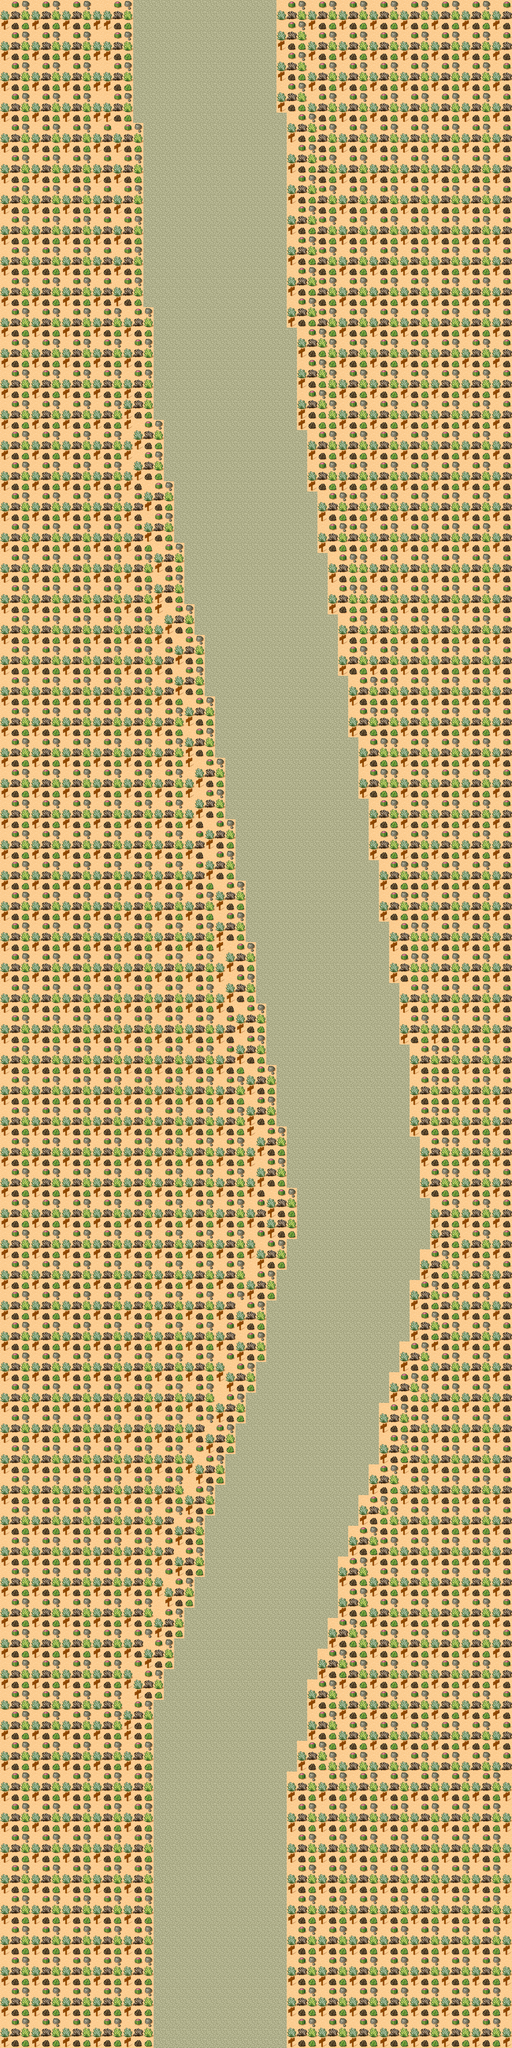

A 2D game scene composited from a Tiled map and its tileset images. What follows is a short description and the map's XML, with each tile layer's data collapsed to a summary:
An orthogonal 50x200 tile map with 32x32 px tiles, 1 tile layer (background) and 3 objects (1, 0, -1).

<map version="1.0" orientation="orthogonal" renderorder="right-down" width="50" height="200" tilewidth="32" tileheight="32">
 <tileset firstgid="1" name="desert" tilewidth="32" tileheight="32" spacing="1" margin="1">
  <image source="tmw_desert_spacing.png" width="512" height="256" />
  <terraintypes>
   <terrain name="Terreno" tile="-1" />
   <terrain name="Road" tile="-1" />
  </terraintypes>
  <tile id="5" terrain="1,1,1,1" />
  <tile id="6" terrain="1,1,1,1" />
  <tile id="7" terrain="1,1,1,1" />
  <tile id="20" terrain="1,1,1,1" />
  <tile id="21" terrain="1,1,1,1" />
  <tile id="22" terrain="1,1,1,1" />
  <tile id="35" terrain="1,1,1,1" />
  <tile id="36" terrain="1,1,1,1" />
  <tile id="37" terrain="1,1,1,1" />
  <tile id="50" terrain="0,0,0,0" />
  <tile id="51" terrain="0,0,0,0" />
  <tile id="52" terrain="0,0,0,0" />
  <tile id="65" terrain="0,0,0,0" />
  <tile id="66" terrain="0,0,0,0" />
  <tile id="67" terrain="0,0,0,0" />
  <tile id="80" terrain="0,0,0,0" />
  <tile id="81" terrain="0,0,0,0" />
  <tile id="82" terrain="0,0,0,0" />
 </tileset>
 <layer name="background" width="50" height="200">
  <data>[10000 cells, 10000 non-empty, 10 distinct tile ids]</data>
 </layer>
 <objectgroup name="paths">
  <object name="1" x="866.667" y="6393.94">
   <polyline points="0,0 0,-875.758 363.636,-2224.24 439.394,-2518.18 384.848,-2915.15 109.091,-4684.85 -12.1212,-5621.21 -30.303,-6390.91" />
  </object>
  <object name="0" x="690.909" y="6396.97">
   <polyline points="0,0 0,-875.758 363.636,-2224.24 439.394,-2518.18 384.848,-2915.15 109.091,-4684.85 -12.1212,-5621.21 -30.303,-6390.91" />
  </object>
  <object name="-1" x="487.879" y="6393.94">
   <polyline points="0,0 0,-875.758 363.636,-2224.24 439.394,-2518.18 384.848,-2915.15 109.091,-4684.85 -12.1212,-5621.21 -30.303,-6390.91" />
  </object>
 </objectgroup>
 <objectgroup name="collision" />
</map>